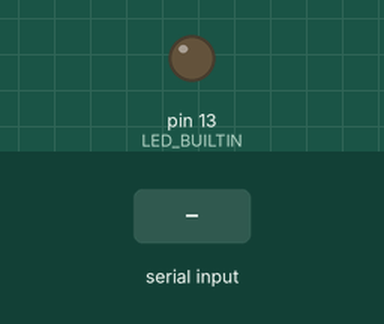
A sketch run on a simulated Arduino Mega 2560, built with avr-gcc and run on an emulated ATmega2560. On the bench: output pins drawn as LEDs (lit = HIGH). The test bench sets the inputs (shaded band). What the sketch prints to the serial monitor is not drawn.

Above: at 1.2 s.
1.3 s: "t\n" received over the second serial link
2.8 s: "t\n" received over Serial
4.3 s: "?\n" received over Serial
5.8 s: "90,45\n" received over Serial
Timing chart, 0 to 8.3 s (numbered marks = the images above; inputs shaded):
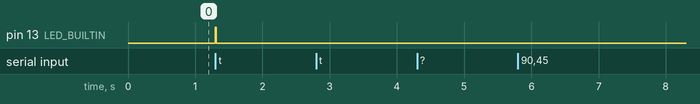

Measured:
- after the input at 1.3 s, pin 13 (LED_BUILTIN): LOW → HIGH at once, → LOW 0.01 s later
- after the input at 2.8 s, every drawn part: stays the same
- after the input at 4.3 s, every drawn part: stays the same
- after the input at 5.8 s, every drawn part: stays the same

The sketch:

openrb_radio_probe.ino
```cpp
// OpenRB-150 radio probe.
//
// Finds the UART baud rate of the wireless module on the 4-pin Serial2 port.
// The dongle on the PC side is transparent, so it answers nothing by itself;
// the only way to learn the link speed is to have both ends try rates until
// bytes survive the trip. This sketch drives the OpenRB half of that search
// and reports over USB, which stays usable no matter what the radio is doing.
//
// Flash this, then run the PC-side scanner:
//   uv run python firmware/radio_scan.py --usb COM6 --radio COM7
//
// USB console protocol (one command per line, 115200 or any rate, USB CDC
// ignores it):
//   B<baud>   reopen Serial2 at that baud, e.g. B57600
//   R         report what arrived on Serial2 since the last report
//   T<text>   transmit text out of Serial2
//   ?         print the current baud
//
// Nothing here touches the DYNAMIXEL bus, so the servos cannot move.

#define USB_SERIAL Serial
#define RADIO_SERIAL Serial2

const uint32_t DEFAULT_RADIO_BAUD = 57600;
const size_t CAPTURE_SIZE = 512;

static uint32_t radio_baud = DEFAULT_RADIO_BAUD;
static uint8_t capture[CAPTURE_SIZE];
static size_t capture_len = 0;

static void openRadio(uint32_t baud) {
  RADIO_SERIAL.end();
  delay(5);
  RADIO_SERIAL.begin(baud);
  delay(5);
  while (RADIO_SERIAL.available()) {
    RADIO_SERIAL.read();
  }
  radio_baud = baud;
  capture_len = 0;
}

static void reportCapture() {
  USB_SERIAL.print("BAUD ");
  USB_SERIAL.print(radio_baud);
  USB_SERIAL.print(" BYTES ");
  USB_SERIAL.print(capture_len);
  USB_SERIAL.print(" HEX ");
  for (size_t i = 0; i < capture_len; i++) {
    if (capture[i] < 0x10) {
      USB_SERIAL.print('0');
    }
    USB_SERIAL.print(capture[i], HEX);
  }
  USB_SERIAL.print(" ASCII ");
  for (size_t i = 0; i < capture_len; i++) {
    char c = (char)capture[i];
    USB_SERIAL.print((c >= 32 && c < 127) ? c : '.');
  }
  USB_SERIAL.println();
  capture_len = 0;
}

static void handleCommand(const String &line) {
  if (line.length() == 0) {
    return;
  }
  char op = line.charAt(0);
  if (op == 'B' || op == 'b') {
    uint32_t baud = (uint32_t)line.substring(1).toInt();
    if (baud == 0) {
      USB_SERIAL.println("ERR bad baud");
      return;
    }
    openRadio(baud);
    USB_SERIAL.print("OK baud ");
    USB_SERIAL.println(radio_baud);
  } else if (op == 'R' || op == 'r') {
    reportCapture();
  } else if (op == 'T' || op == 't') {
    String payload = line.substring(1);
    RADIO_SERIAL.print(payload);
    RADIO_SERIAL.flush();
    USB_SERIAL.print("OK sent ");
    USB_SERIAL.println(payload.length());
  } else if (op == '?') {
    USB_SERIAL.print("OK baud ");
    USB_SERIAL.println(radio_baud);
  } else {
    USB_SERIAL.println("ERR unknown command");
  }
}

void setup() {
  pinMode(LED_BUILTIN, OUTPUT);
  digitalWrite(LED_BUILTIN, LOW);
  USB_SERIAL.begin(115200);
  openRadio(DEFAULT_RADIO_BAUD);
  // No waiting on the USB host: the board must keep working when run headless.
  USB_SERIAL.println("HANA_RADIO_PROBE_1");
}

void loop() {
  while (RADIO_SERIAL.available()) {
    uint8_t value = (uint8_t)RADIO_SERIAL.read();
    if (capture_len < CAPTURE_SIZE) {
      capture[capture_len++] = value;
    }
    digitalWrite(LED_BUILTIN, HIGH);
  }

  static String line;
  while (USB_SERIAL.available()) {
    char c = (char)USB_SERIAL.read();
    if (c == '\n' || c == '\r') {
      handleCommand(line);
      line = "";
    } else if (line.length() < 120) {
      line += c;
    }
  }

  static uint32_t last_blink = 0;
  if (millis() - last_blink > 100) {
    last_blink = millis();
    digitalWrite(LED_BUILTIN, LOW);
  }
}
```
